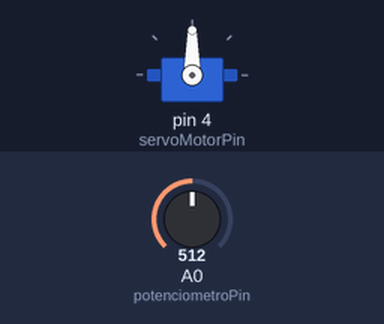
The sketch below on a simulated Arduino Uno, built with avr-gcc and run on an emulated ATmega328P. Shown: servo. Inputs (shaded band) come from the test bench; at power-on: A0 (potenciometroPin) = 512.

Above: at 1.2 s.
1.3 s: A0 (potenciometroPin) set to 716
At 1.7 s:
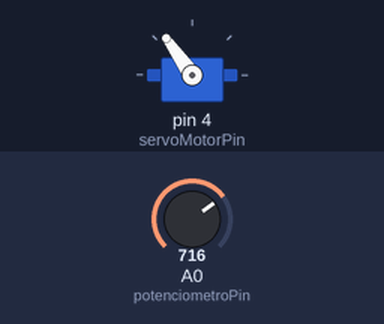
2.8 s: A0 (potenciometroPin) set to 900
At 3.8 s:
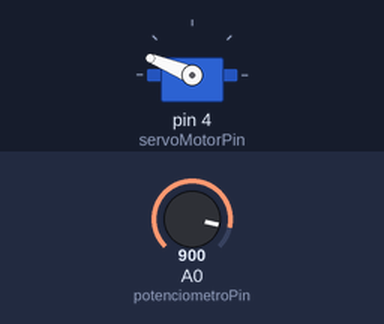
4.3 s: A0 (potenciometroPin) set to 1023
At 5.2 s:
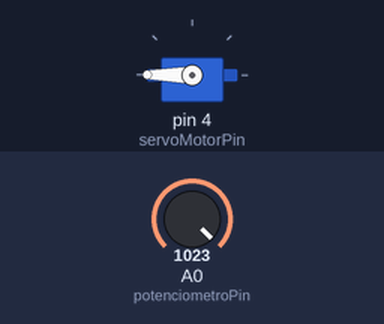
5.8 s: A0 (potenciometroPin) set to 306
At 6.1 s:
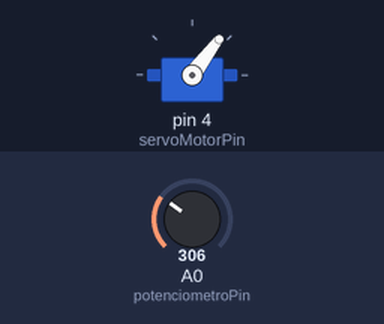
7.3 s: A0 (potenciometroPin) set to 122
At 8.7 s:
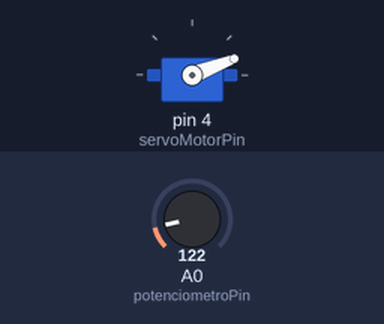
Timing chart, 0 to 9.8 s (numbered marks = the images above; inputs shaded):
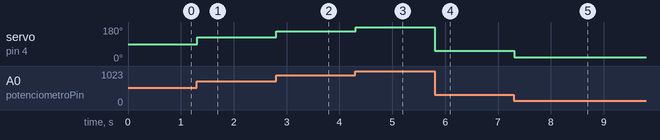

The sketch:

sketch_ctrl_servo_potenciometro.ino
```cpp
//incluindo biblioteca para controle do servomotor
#include "Servo.h"

//Criando um objeto da classe Servo
Servo servoMotorObj;

//pino analógico onde o potenciômetro está conectado
int const potenciometroPin = 0;

//pino digital associado ao controle do servomotor
int const servoMotorPin    = 4;

//variável usada para armazenar o valor lido no potenciômetro
int valPotenciometro;

void setup() {
  //associando o pino digital ao objeto da classe Servo
  servoMotorObj.attach(servoMotorPin);
}

void loop()
{
  //lendo o valor do potenciômetro (intervalo entre 0 e 1023)
  valPotenciometro = analogRead(potenciometroPin);

  //mapeando o valor para a escala do servo (entre 0 e 180)
  valPotenciometro = map(valPotenciometro, 0, 1023, 0, 180);

  //definindo o valor/posição do servomotor
  servoMotorObj.write(valPotenciometro);
  delay(15);
}
```

Measured:
- after the input at 1.3 s, servo on pin 4 (servoMotorPin): 90° → 125° at once
- after the input at 2.8 s, servo on pin 4 (servoMotorPin): 125° → 158° at once
- after the input at 4.3 s, servo on pin 4 (servoMotorPin): 158° → 180° at once
- after the input at 5.8 s, servo on pin 4 (servoMotorPin): 180° → 53° at once
- after the input at 7.3 s, servo on pin 4 (servoMotorPin): 53° → 21° at once
